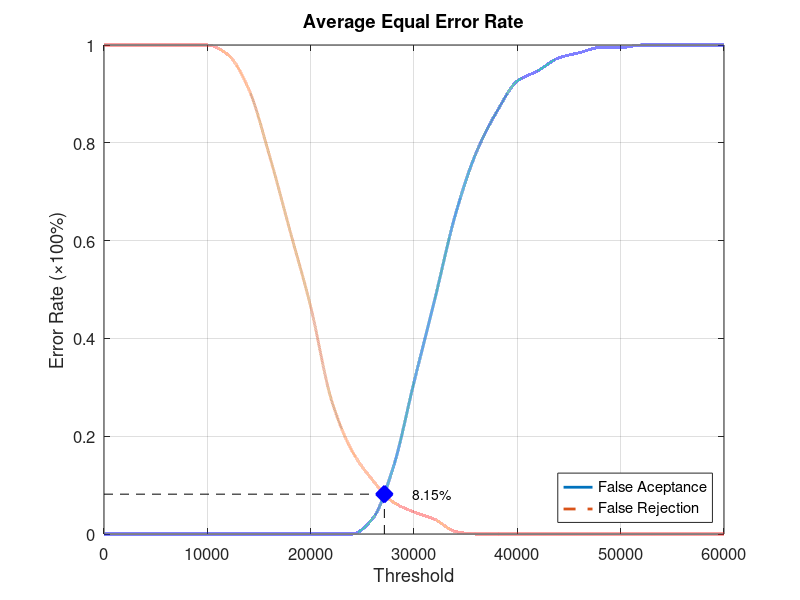
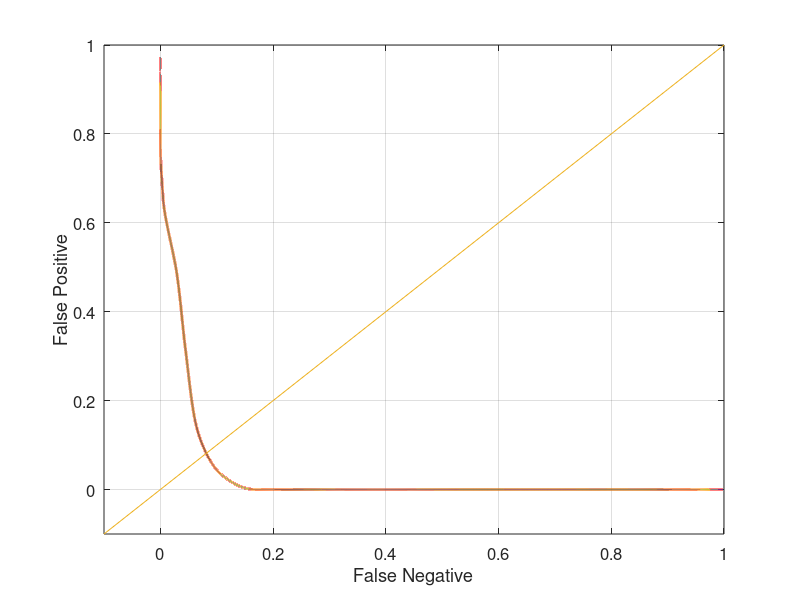

Write MATLAB code to recreate these figures, in order.
function yEER = Database2_2
close all;
clear;
clc;
x = 0:2000:60000;
xq = 0:0.5:60000;

y0 = [0 0 0 0 0 0 0 0 0 0 0 0 0 0.0315789 0.136842 0.310526 0.478947 0.652632 0.778947 0.863158 0.926316 0.947368 0.973684 0.984211 0.994737 0.994737 1 1 1 1 1];
yy0 = interp1(x, y0, xq, 'pchip');
y1 = [1 1 1 1 1 1 0.98 0.91 0.775 0.62 0.465 0.275 0.17 0.11 0.065 0.045 0.03 0.005 0 0 0 0 0 0 0 0 0 0 0 0 0];
yy1 = interp1(x, y1, xq, 'pchip');

% Calculating EER: 
y2 = abs(y0 - y1);
find(y2 == min(y2))
yy2 = abs(yy0 - yy1);
xEER = find(yy2 == min(yy2));
xEERIndex = xq(xEER) % X-axis EER
yEER = yy0(xEER) % Y-axis EER

main = figure
plot(xq, yy0,'-','LineWidth', 2);	hold on
plot(xq, yy1,'--','LineWidth', 2);	hold on
plot([xEERIndex xEERIndex], [0 yEER], 'k--');	hold on
plot([0 xEERIndex], [yEER yEER], 'k--');	hold on
plot(xEERIndex, yEER, 'bx', 'LineWidth', 10);	hold on
text(xEERIndex + 10 * xEERIndex / 100, yEER, [num2str(round((10000 * yEER)) / 100) '%'])
legend('False Aceptance', 'False Rejection', 'Location', 'SouthEast')
xlabel('Threshold')
ylabel('Error Rate (\times100%)')
title('Average Equal Error Rate')
set(gca, 'FontSize', 12)
axis([0 60000 0 1])
grid on

print(main, 'Database2_2Main', '-dpng');
FNRxFPR = figure('Color', [1 1 1]);
plot(yy1, yy0, '-', yy1, yy0, 'LineWidth', 2);
hold on
y = -0.1:0.1:1
plot(y, y); 
set(gca, 'FontSize', 12)
xlabel('False Negative')
ylabel('False Positive')
axis([-0.1 1 -0.1 1])
set(gca, 'FontSize', 12)
grid on

print(FNRxFPR, 'Database2_2FNRxFPR','-dpng');
end
